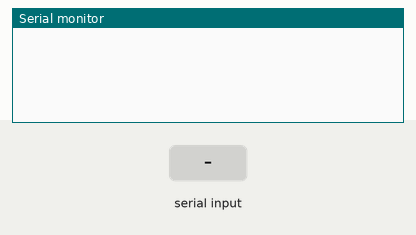
Recording of a sketch running on a simulated Arduino Uno, built with avr-gcc and run on an emulated ATmega328P. Parts: the last lines printed to the serial monitor. The inputs (shaded band) are chosen by the test bench.

Above: at 1.2 s.
1.3 s: "f" received over the second serial link
At 1.7 s:
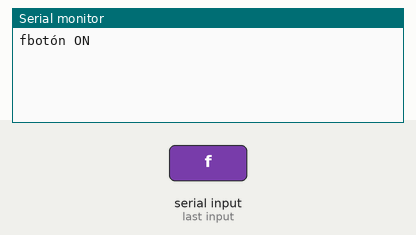
2.8 s: "1" received over the second serial link
At 4.1 s:
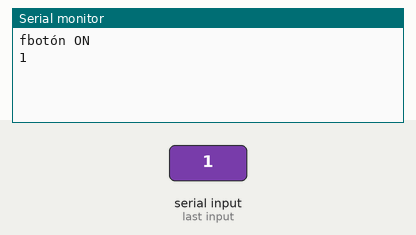

The sketch:

bluetooth.ino
```cpp
/**
   Recibir datos por BLUETOOTH
   Instalar programa en el móvil para enviar los datos
   https://play.google.com/store/apps/details?id=appinventor.ai_el_profe_garcia.Arduino_Control_Car
   el módulo BTO4  es un buetooth de tipo esclavo -> sólo recibirá datos
   PIN (contraseña del bluetooth) = 1234

   Conexiones:
   - GND a tierra
   - VCC a 5 voltios (aunque ponga 3.3V no pasa nada porque la radio sólo la vamos a usar como receptor)
   - RXD al pin de transmision que configuremos en arduino (no es necesario conectarlo para éste ejercicio)
   - TXD al pin de recepción que configuremos en arduino

*/

#include <SoftwareSerial.h>

int PIN_RX = 10; // arduino RX = radio TX
int PIN_TX = 11;// arduino TX = radio RX
SoftwareSerial softwareSerial(PIN_RX, PIN_TX);

void setup() {
  Serial.begin(9600);
  softwareSerial.begin(9600); // Es un serial adicional para poder comunicarnos con la radio
}

void loop() {
  if (softwareSerial.available()) {
    int comando = softwareSerial.read();
    Serial.write(comando);
    ejecutar(comando);
  }
}

void ejecutar(int comando) {
  switch (comando) {
    case 'f' :
      Serial.println( "botón ON");
      break;
    default:
      ;
  }
}
```

Measured:
- after the input at 1.3 s, the serial monitor: prints a new line at once (image 1)
- after the input at 2.8 s, the serial monitor: prints a new line at once (image 2)
